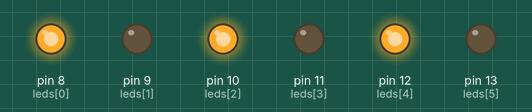
This sketch was run on a simulated Arduino Uno, built with avr-gcc and run on an emulated ATmega328P. Parts: output pins drawn as LEDs (lit = HIGH). Random numbers use the default seed unless the sketch sets one.

Above: at 1.8 s.
At 4.5 s:
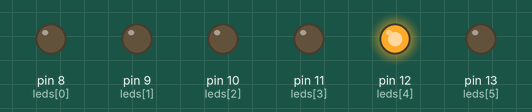
At 9.9 s:
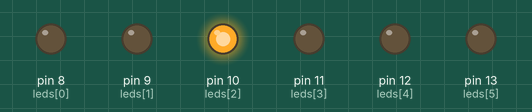
At 14.9 s:
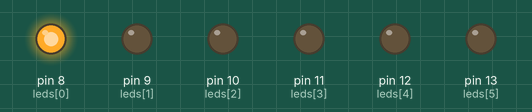
At 20.1 s:
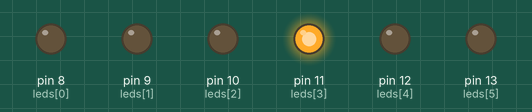
At 35.5 s:
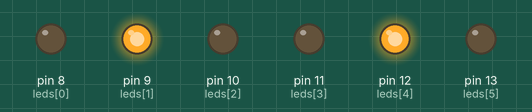
Timing chart, 0 to 40.0 s (numbered marks = the images above):
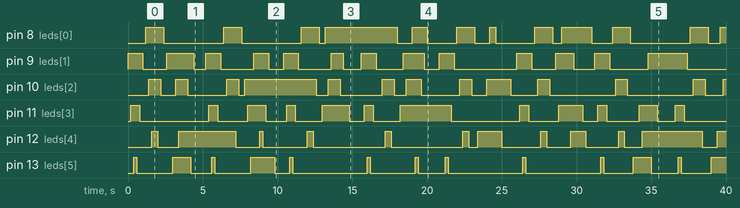

The sketch:

leds_secuenciales.ino
```cpp
/*
 *leds secuenciales
 *Nombres: Luis Farinango
 *Deber:
    1.- Realizar un juego de luces que se prendan secuencialmente los leds impartes (1,3,5).
    2.- Realizar un programa que se enciendan uno por uno los leds pares (0,2,4).
    3.- Realizar un juego que se enciendan y apaguen los leds de forma aleatoria.
 *Estructuras de programacion
 *pinMode(pin,MODO),PIN 0-13
 *        MODO.INPUt Y OUTPUT
 *digitalWrite(pin,Modo)---pin =0-13
 *              MODO=HIGH O LOW
 *delay
 *SECCIONES DEL PROGRAMA
 *  1.-librerias y variables
 *  2.-configuracion del sistema(void_setup)
 *  3.-funcionamiento del sistema(void-loop)
 *  4.-subrutinas(funcionamiento especial)
 */
  int leds[6]={8,9,10,11,12,13};
  int  i=0;//variable de recorrido del vector
void setup() {
    for(;i<6;i++)//configuracion de pines de forma grupal
  {
    pinMode(leds[i],OUTPUT);//configuraciones los pines del vector como salidas
    }
    i=0;//reseteo de la variable de conteo
  // put your setup code here, to run once:

}

void loop() {
  /*
  *leds secuenciales en las posisciones impares
  *
  */
  for(;i<6;i++)
{
  if(i%2==1)//condicion que verificara el residuo de la dividir la posicion entre 2,si dicho residuo es iguala a uno pasa a encender los leds
  {digitalWrite(leds[i],HIGH);//encendido de leds segun la condicion
  delay(200);}
  }
  //no se reinicia la variable de conteo ya que sera necesaria para apagar los leds
  for(;i>=0;i--)//
  {
  if(i%2==1)//condicion que verificara el residuo de la dividir la posicion entre 2,si dicho residuo es iguala a uno pasa a apagar  los leds
  {digitalWrite(leds[i],LOW);
  delay(200);}
    }
    i=0;//reinicio de la variable de conteo para repetir el ciclo de nuevo
 /*
  *leds secuenciales en las posisciones pares
  *
  */
  for(;i<6;i++)
{
  if(i%2==0)//condicion que verificara el residuo de la dividir la posicion entre 2,si dicho residuo es iguala a cero pasa a encender los leds
  {digitalWrite(leds[i],HIGH);//encendido de leds segun la condicion
  delay(200);}
  }
  //no se reinicia la variable de conteo ya que sera necesaria para apagar los leds
  for(;i>=0;i--)//
  {
  if(i%2==0)//condicion que verificara el residuo de la dividir la posicion entre 2,si dicho residuo es iguala a cero pasa a apagar  los leds
  {digitalWrite(leds[i],LOW);
  delay(200);}
    }
    i=0;//reinicio de la variable de conteo para repetir el ciclo de nuevo
  /*
  *leds secuenciales en posiciones aleatorios
  *
  *
  */

  for(;i<6;i++)//encendido
{  long  numale=random(6);//creacion de un numero random con un rango de 0 a 5 segun la variale random
  digitalWrite(leds[numale],HIGH);//encendido de leds segun la condicion
  delay(200);
  }

  //no se reinicia la variable de conteo ya que sera necesaria para apagar los leds
  for(;i>=0;i--)//apagado
  {
    long  numale=random(6);//creacion de un numero random con un rango de 0 a 5 segun la variale random
  digitalWrite(leds[numale],LOW);//apagado de leds segun la condicion
  delay(200);


    }
    i=0;//reinicio de la variable de conteo para repetir el ciclo de nuevo
}
```

Measured:
- by itself, pin 8 (leds[0]): LOW → HIGH at 1.2 s, → LOW 1.2 s later, → HIGH 4.0 s later, → LOW 1.2 s later, … (23 changes in this stretch)
- by itself, pin 9 (leds[1]): LOW → HIGH at 0.00 s, → LOW 1.0 s later, → HIGH 1.6 s later, → LOW 1.8 s later, … (26 changes in this stretch)
- by itself, pin 10 (leds[2]): LOW → HIGH at 1.4 s, → LOW 0.80 s later, → HIGH 1.0 s later, → LOW 0.80 s later, … (25 changes in this stretch)
- by itself, pin 11 (leds[3]): LOW → HIGH at 0.20 s, → LOW 0.60 s later, → HIGH 4.6 s later, → LOW 0.60 s later, … (24 changes in this stretch)
- by itself, pin 12 (leds[4]): LOW → HIGH at 1.6 s, → LOW 0.40 s later, → HIGH 1.4 s later, → LOW 3.8 s later, … (23 changes in this stretch)
- by itself, pin 13 (leds[5]): LOW → HIGH at 0.40 s, → LOW 0.20 s later, → HIGH 2.4 s later, → LOW 1.2 s later, … (25 changes in this stretch)
